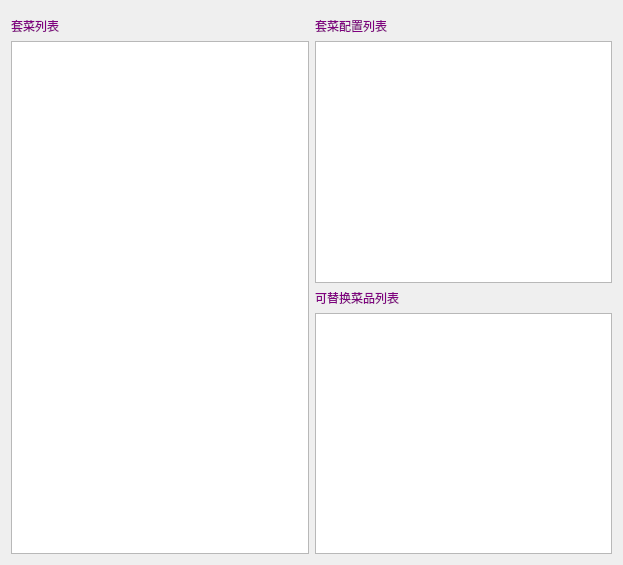
<?xml version="1.0" encoding="UTF-8"?>
<ui version="4.0">
 <class>w_bt_dish_suit_Dialog</class>
 <widget class="QDialog" name="w_bt_dish_suit_Dialog">
  <property name="geometry">
   <rect>
    <x>0</x>
    <y>0</y>
    <width>623</width>
    <height>565</height>
   </rect>
  </property>
  <property name="windowTitle">
   <string>Dialog</string>
  </property>
  <layout class="QGridLayout" name="gridLayout">
   <item row="0" column="0" colspan="2">
    <widget class="lds_toolbar" name="widget" native="true"/>
   </item>
   <item row="1" column="0">
    <widget class="QLabel" name="label">
     <property name="styleSheet">
      <string notr="true">color:purple;</string>
     </property>
     <property name="text">
      <string>套菜列表</string>
     </property>
    </widget>
   </item>
   <item row="1" column="1">
    <layout class="QHBoxLayout" name="horizontalLayout_2">
     <item>
      <widget class="QLabel" name="label_2">
       <property name="styleSheet">
        <string notr="true">color:purple;</string>
       </property>
       <property name="text">
        <string>套菜配置列表</string>
       </property>
      </widget>
     </item>
    </layout>
   </item>
   <item row="2" column="0">
    <widget class="lds_tableView" name="tableView">
     <property name="maximumSize">
      <size>
       <width>320</width>
       <height>16777215</height>
      </size>
     </property>
    </widget>
   </item>
   <item row="2" column="1">
    <layout class="QVBoxLayout" name="verticalLayout">
     <item>
      <widget class="lds_tableview_sum" name="tableView_2"/>
     </item>
     <item>
      <layout class="QHBoxLayout" name="horizontalLayout">
       <item>
        <widget class="QLabel" name="label_3">
         <property name="styleSheet">
          <string notr="true">color:purple;</string>
         </property>
         <property name="text">
          <string>可替换菜品列表</string>
         </property>
        </widget>
       </item>
      </layout>
     </item>
     <item>
      <widget class="lds_tableView" name="tableView_3"/>
     </item>
    </layout>
   </item>
  </layout>
 </widget>
 <customwidgets>
  <customwidget>
   <class>lds_toolbar</class>
   <extends>QFrame</extends>
   <header>lds_toolbar.h</header>
   <container>1</container>
  </customwidget>
  <customwidget>
   <class>lds_tableView</class>
   <extends>QTableView</extends>
   <header>lds_tableview.h</header>
  </customwidget>
  <customwidget>
   <class>lds_tableview_sum</class>
   <extends>QTableView</extends>
   <header>lds_tableview_sum.h</header>
  </customwidget>
 </customwidgets>
 <resources/>
 <connections/>
</ui>
